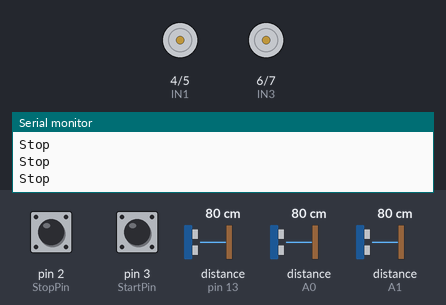
Bench run of a sketch on a simulated Arduino Uno, built with avr-gcc and run on an emulated ATmega328P. Shown: motor-driver pin pairs drawn as motors (green arrow = first pin HIGH = forward, orange = second pin HIGH = backward, longer = more drive, scaled by the enable pin), the last lines printed to the serial monitor. Inputs (shaded band) come from the test bench; at power-on: pin 3 (StartPin) HIGH, distance to the obstacle (sensors on pin 13, A0, A1) 80 cm, pin 2 (StopPin) HIGH. The echo pulse lasts 58.3 µs per cm.

Above: at 1.2 s.
1.3 s: pin 3 (StartPin) pulled LOW for 0.15 s
At 1.9 s:
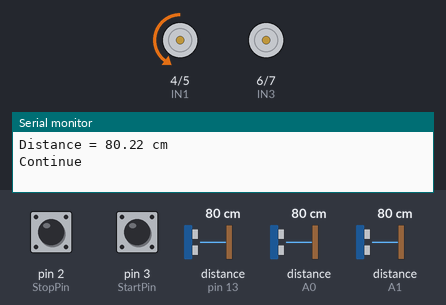
2.9 s: distance to the obstacle (sensor on pin 13) set to 16 cm
5.9 s: distance to the obstacle (sensor on pin 13) set to 13 cm
At 6.14 s:
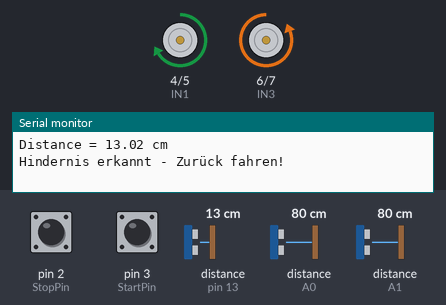
8.9 s: pin 2 (StopPin) pulled LOW for 0.15 s
At 9.6 s:
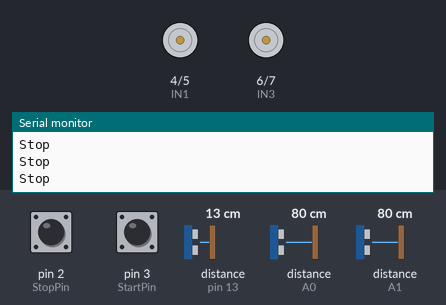
10.5 s: pin 3 (StartPin) pulled LOW for 1 s
At 10.71 s:
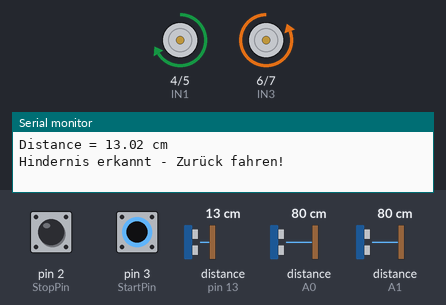
14.5 s: distance to the obstacle (sensor on pin 13) set to 18 cm
At 14.65 s:
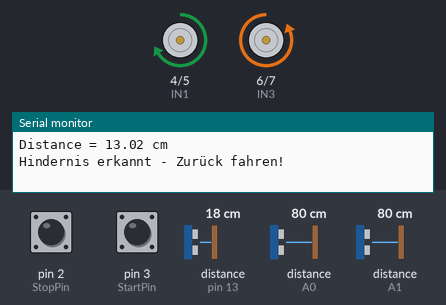
Timing chart, 0 to 17.5 s (numbered marks = the images above; inputs shaded):
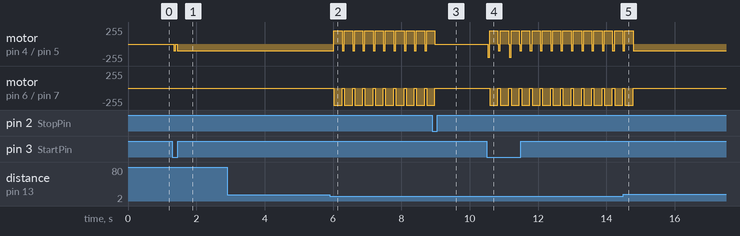

Measured:
- the behaviour switches between 15 and 14 cm on distance to the obstacle (sensor on pin 13) (found by bisection; images 1 and 2)
- after the input at 1.3 s, motor on pin 4 (IN1) / pin 5 (IN2): stopped → backward 100/255 at once
- after the input at 5.9 s, motor on pin 4 (IN1) / pin 5 (IN2): alternates forward 200/255 for 0.24 s and backward 100/255 for 0.06 s, starting after 0.13 s; motor on pin 6 (IN3) / pin 7 (IN4): alternates backward 255/255 for 0.24 s and stopped for 0.06 s, starting after 0.13 s
- after the input at 8.9 s, motor on pin 6 (IN3) / pin 7 (IN4): goes on until 9.0 s, then stays stopped
- after the input at 10.5 s, motor on pin 6 (IN3) / pin 7 (IN4): alternates backward 255/255 for 0.24 s and stopped for 0.06 s, starting after 0.09 s
- after the input at 14.5 s, motor on pin 4 (IN1) / pin 5 (IN2): goes on until 14.8 s, then stays backward 100/255; motor on pin 6 (IN3) / pin 7 (IN4): goes on until 14.8 s, then stays stopped

The sketch:

Autonomes_fahren.ino
```cpp
#include <SharpIR.h>

#define trigPin   10
#define echoPin   13
#define StartPin  3
#define StopPin   2
#define IRPin_Right     A0
#define IR_Right_Model  GP2Y0A21YK0F
#define IRPin_Left      A1
#define IR_Left_Model   GP2Y0A21YK0F

bool Program_state = true;
int IN1 = 4;
int IN2 = 5;
int IN3 = 6;
int IN4 = 7;
const int enA = 9;
const int enB = 8;

SharpIR leftsensor(SharpIR::IR_Left_Model, IRPin_Left);
SharpIR rightsensor(SharpIR::IR_Right_Model, IRPin_Right);

void setup() {
  Serial.begin(9600);
  pinMode(trigPin, OUTPUT);
  pinMode(echoPin, INPUT);
  pinMode(IN1, OUTPUT);
  pinMode(IN2, OUTPUT);
  pinMode(IN3, OUTPUT);
  pinMode(IN4, OUTPUT);
  pinMode(StopPin, INPUT_PULLUP);
  pinMode(StartPin, INPUT_PULLUP);
}

void loop() {
  float duration, distance;
  int leftdistance = leftsensor.getDistance();
  int rightdistance = rightsensor.getDistance();

  // Stoppbedingungen
  if (digitalRead(StopPin) == LOW) {
    Program_state = true;
    Serial.println("Stop");
    analogWrite(enA, 0);
    analogWrite(enB, 0);
  }

  if (digitalRead(StartPin) == LOW) {
    Program_state = false;
    digitalWrite(enA, 0);
    digitalWrite(enB, 0);
    Serial.println("Startpin");
  }

  if (Program_state == false) {
    Serial.println("Continue");
  } else {
    Serial.println("Stop");
    return;
  }

  // Regelung basierend auf den IR-Sensorwerten
  int diff = rightdistance - leftdistance;

  Serial.print("Left Distance: ");
  Serial.print(leftdistance);
  Serial.print(" | Right Distance: ");
  Serial.print(rightdistance);
  Serial.print(" | Difference: ");
  Serial.println(diff);

    // Geradeaus fahren
    digitalWrite(IN1, LOW);
    digitalWrite(IN2, HIGH);
    digitalWrite(IN3, HIGH);
    digitalWrite(IN4, LOW);
    analogWrite(enA, 100);
    analogWrite(enB, 100);


  // Ultraschallmessung und Hinderniserkennung
  digitalWrite(trigPin, LOW);
  delayMicroseconds(2);
  digitalWrite(trigPin, HIGH);
  delayMicroseconds(10);
  digitalWrite(trigPin, LOW);

  duration = pulseIn(echoPin, HIGH);
  distance = (duration / 2) * 0.0344;

  if (distance >= 400 || distance <= 2) {
    Serial.println("Distance = Out of range");
  } else {
    Serial.print("Distance = ");
    Serial.print(distance);
    Serial.println(" cm");
  }

  // Wenn ein Hindernis nahe ist, zurück fahren
  if (distance < 15) {
    Serial.println("Hindernis erkannt - Zurück fahren!");
    digitalWrite(IN1, HIGH);
    digitalWrite(IN2, LOW);
    digitalWrite(IN3, LOW);
    digitalWrite(IN4, HIGH);
    analogWrite(enA, 200);
    analogWrite(enB, 200);
    delay(200);
}
}
```
